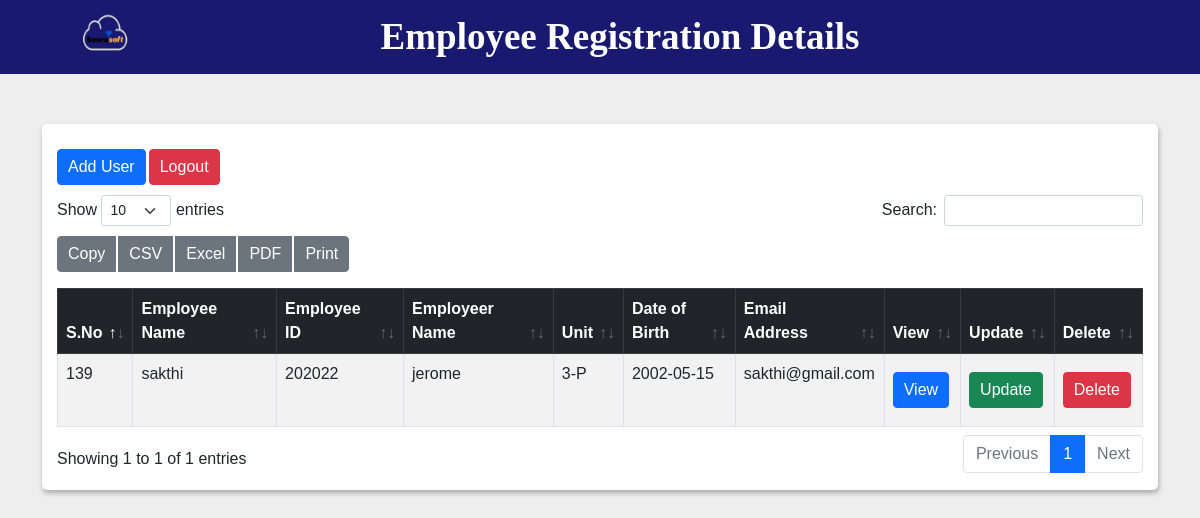
The app's page /display.php, older data.
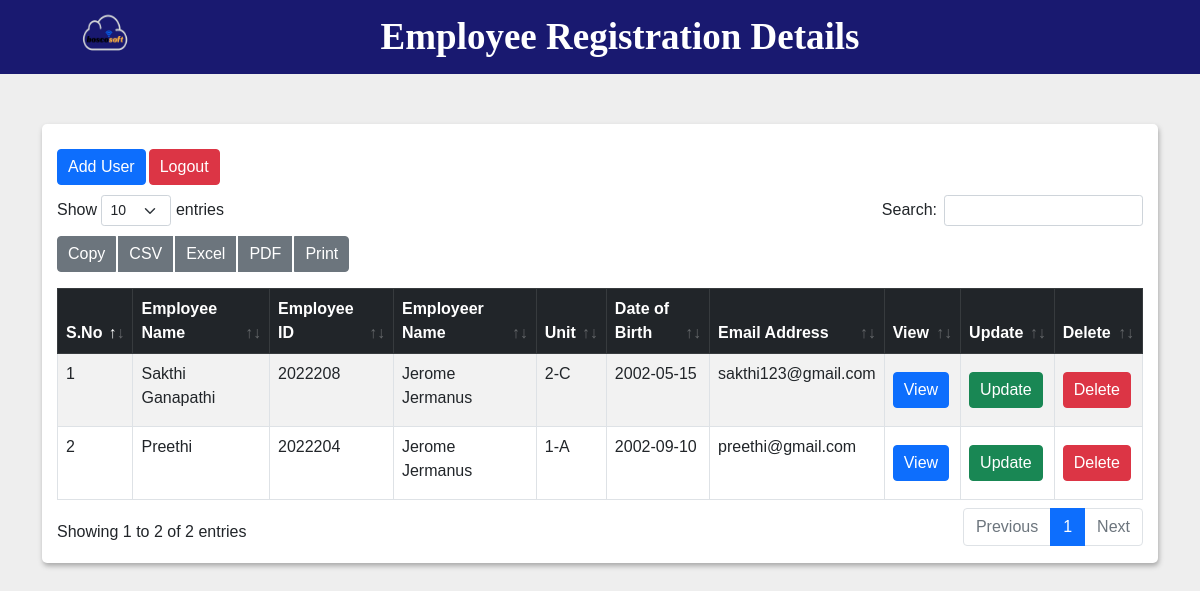
The same page, newer data.
### tables this page shows
CREATE TABLE `employee` (
  `id` int(30) NOT NULL,
  `emp_name` varchar(255) NOT NULL,
  `emp_id` varchar(30) NOT NULL,
  `employeer_name` varchar(255) NOT NULL,
  `unit` varchar(30) NOT NULL,
  `dob` varchar(255) NOT NULL,
  `email` varchar(255) NOT NULL
);

### display.php (the view, shortened to what this page needs)
<?php
include 'db.php';
$result = mysqli_query($conn,"SELECT *FROM employee");
?>
<!DOCTYPE html>
<html lang="en">
<head>
    <link rel="stylesheet" href="assets/css/bootstrap.min.css">
    <link rel="stylesheet" href="assets/css/datatables.min.css">
    <link rel="stylesheet" href="assets/css/style.css">
</head>
<body>
    <header class="header_part" style="background-color:MidnightBlue;">
        <img src="assets/images/img-02.png" width="50px" alt="" class="img-fluid">
        <h4 style="font-family: Times new roman; color:; font-size: 37px;"><b>Employee Registration Details</b></h4>
    </header>
<br>
    <div class="container">
        <div class="row">
            <div class="col-12">
                <div class="data_table">
                     <div class="left">
                        <td><a href="http://localhost/Employee-Management/new-reg.php" class="btn btn-primary">Add User</a></td>
                        <div class="right">
                <td><a href="http://localhost/Employee-Management/index.php" class="btn btn-danger">Logout</a></td>
                </div>
            </div>
                    <table id="example" class="table table-striped table-bordered">
                        <thead class="table-dark">
                            <tr>
                                <th>S.No</th>
                                <th>Employee Name</th>
                                <th>Employee ID</th>
                                <th>Employeer Name</th>
                                <th>Unit</th>
                                <th>Date of Birth</th>
                                <th>Email Address</th>
                                <th>View</th>
                                <th>Update</th>
                                <th>Delete</th>
                            </tr>
                        </thead>
                        <tbody>
                            <?php
                              while ($row=$result->fetch_assoc()){ ?>
                    <tr id="<?php echo $row['id'] ?>">
                    <td><?php echo $row['id']; ?></td>
                    <td><?php echo $row['emp_name']; ?></td>
                    <td><?php echo $row['emp_id']; ?></td>
                    <td><?php echo $row['employeer_name']; ?></td>
                    <td><?php echo $row['unit']; ?></td>
                    <td><?php echo $row['dob']; ?></td>
                    <td><?php echo $row['email']; ?></td>
                    <td><a href="http://localhost/Employee-Management/read.php?id=<?php echo$row["id"];?>" class="btn btn-primary">View</a></td>
                   <td><a href="http://localhost/Employee-Management/signup/update.php?id=<?php echo$row["id"];?>" class="btn btn-success">Update</a></td>
                    <td><input type="button"  name="delete" value="Delete" class="del btn btn-danger"></td>
                            </tr>
                         <?php
                            }?>
                        </tbody>
                    </table>
                </div>
            </div>
        </div>
    </div>
</body>
</html>

### assets/css/style.css (style rules this page uses)
* { margin: 0; padding: 0; outline: 0; }
html { scroll-behavior: smooth; }
body { background: #eee; font-family: 'Raleway', sans-serif; font-family: 'Roboto', sans-serif; font-family: 'Poppins', sans-serif; font-family: 'Rubik', sans-serif; padding: 100px 0; }
h1, h2, h3, h4, h5, h6, p, a, ol, ul, li, img, span, input, form, label, .btn, .navbar, .navbar-brand { margin: 0; padding: 0; }
a, a:hover { text-decoration: none; color: #333; -webkit-transition: 0.2s; transition: 0.2s; }
h4 { font-size: 30px; color: #111; font-weight: 600; }
.header_part { background: #0c1e2e; padding: 5px 80px; position: fixed; top: 0; width: 100%; text-align: center; z-index: 9999; }
.header_part h4 { color: #fff; padding: 10px; }
.header_part img { float: left; height: 60px; border-radius: 50%; }
.data_table { background: #fff; padding: 15px; box-shadow: 1px 3px 5px #aaa; border-radius: 5px; }
.data_table .btn { padding: 5px 10px; margin: 10px 3px 10px 0; }

### display.php (style rules this page uses)
.right { justify-content: right; align-items: center; display: flex; }
.left { justify-content: left; align-items: center; display: flex; }

Row changes from the older to the newer data that the page shows:
removed employee: id "139", emp_name "sakthi", emp "202022", employeer_name "jerome", unit "3-P", dob "2002-05-15", email "sakthi@gmail.com"
added employee: id "1", emp_name "Sakthi Ganapathi", emp "2022208", employeer_name "Jerome Jermanus", unit "2-C", dob "2002-05-15", email "sakthi123@gmail.com"
added employee: id "2", emp_name "Preethi", emp "2022204", employeer_name "Jerome Jermanus", unit "1-A", dob "2002-09-10", email "preethi@gmail.com"
Text that changed along with them:
text written by a page script: "Show entries Copy CSV Excel PDF Print Search: Showing 1 to 1 of 1 entries Previous 1 Next" → "Show entries Copy CSV Excel PDF Print Search: Showing 1 to 2 of 2 entries Previous 1 Next"
